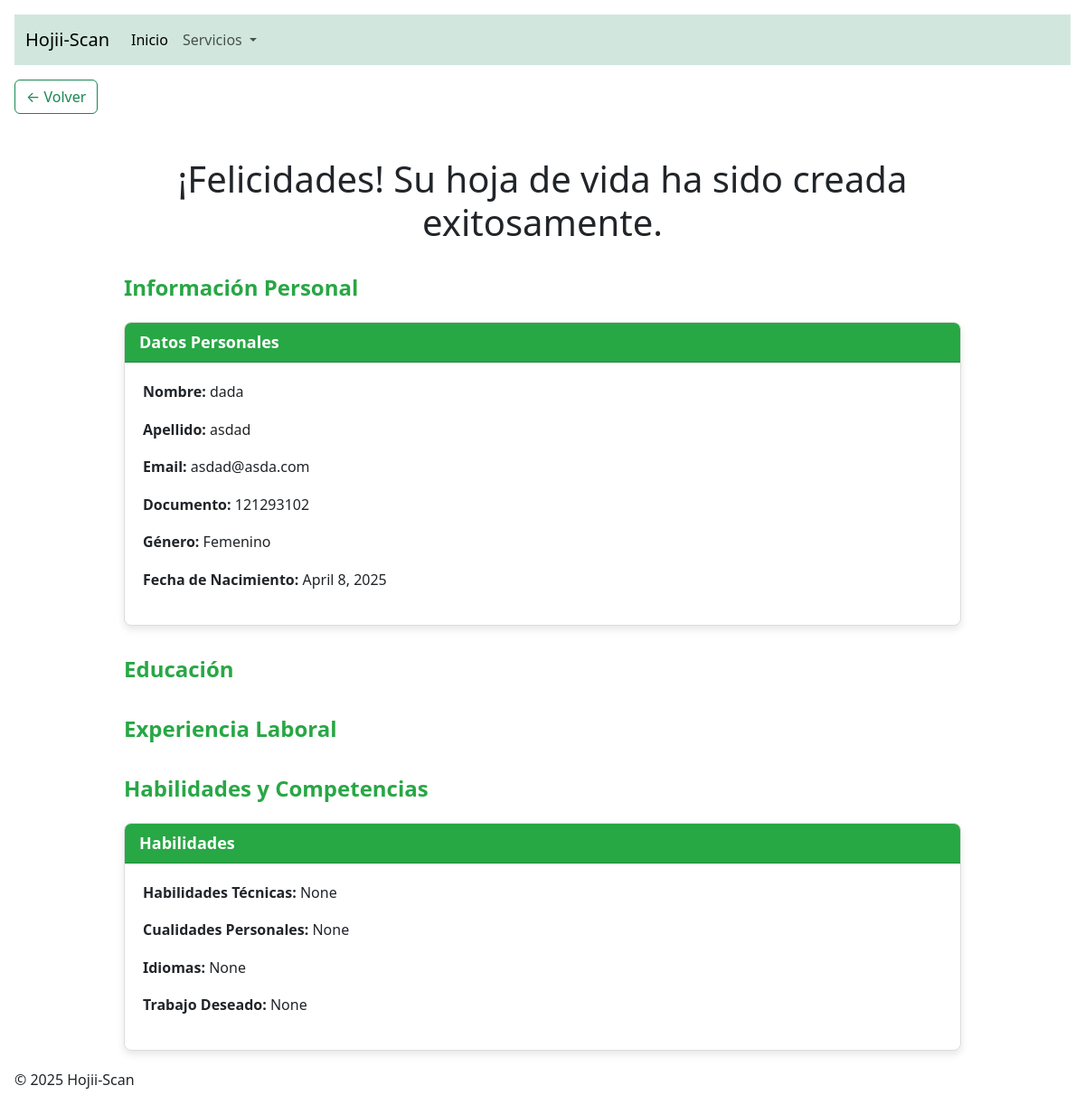
The page /cv/hoja_vida/121293102/ on the database its author committed.
### cv_forms/models.py (models this page shows, shortened)
class PersonalInfo(models.Model):
    GENERO_OPCIONES = [
        ('M', 'Masculino'),
        ('F', 'Femenino'),
        ('NB', 'No Binario'),
        ('O', 'Otro'),
        ('P', 'Prefiero no decirlo'),
    ]
    nombre = models.CharField(max_length=100)
    apellido = models.CharField(max_length=100)
    email = models.EmailField()
    documento = models.CharField(max_length=20, unique=True)
    genero = models.CharField(max_length=2, choices=GENERO_OPCIONES, default='P')
    fecha_nacimiento = models.DateField(null=True, blank=True)

class HabilidadesCompetencias(models.Model):
    personal_info = models.OneToOneField('PersonalInfo', on_delete=models.CASCADE, related_name='habilidades')
    habilidades_tecnicas = models.TextField(blank=True, null=True, help_text="Ejemplo: Python, SQL, Redes")
    cualidades_personales = models.TextField(blank=True, null=True, help_text="Ejemplo: Responsable, puntual, trabajo en equipo")
    idiomas = models.TextField(blank=True, null=True, help_text="Ejemplo: Español nativo, Inglés B1")
    trabajo_deseado = models.CharField(max_length=255, blank=True, null=True, help_text="Ejemplo: Busco empleo como desarrollador backend en tecnología Python")

### cv_forms/views.py (the view)
# urls.py: path('hoja_vida/<str:documento>/', hoja_vida, name='hoja_vida'),
def hoja_vida(request, documento):
    personal_info = get_object_or_404(PersonalInfo, documento=documento)
    return render(request, 'hoja_vida.html', {'personal_info': personal_info})

### cv_forms/templates/hoja_vida.html (shortened to what this page needs)
{% extends 'base.html' %}
{% load static %}
{% block content %}
<head>
    <link href="https://cdn.jsdelivr.net/npm/bootstrap@5.3.0/dist/css/bootstrap.min.css" rel="stylesheet">
</head>
<body>
    <div class="container mt-5">
        <div class="row justify-content-center">
            <div class="col-md-10">
                <h1 class="text-center mb-4">¡Felicidades! Su hoja de vida ha sido creada exitosamente.</h1>
                <div class="section-title">Información Personal</div>
                <div class="card">
                    <div class="card-header">Datos Personales</div>
                    <div class="card-body">
                        <p><strong>Nombre:</strong> {{ personal_info.nombre }}</p>
                        <p><strong>Apellido:</strong> {{ personal_info.apellido }}</p>
                        <p><strong>Email:</strong> {{ personal_info.email }}</p>
                        <p><strong>Documento:</strong> {{ personal_info.documento }}</p>
                        <p><strong>Género:</strong> {{ personal_info.get_genero_display }}</p>
                        <p><strong>Fecha de Nacimiento:</strong> {{ personal_info.fecha_nacimiento }}</p>
                    </div>
                </div>
                <div class="section-title">Educación</div>
                <div class="section-title">Experiencia Laboral</div>
                <div class="section-title">Habilidades y Competencias</div>
                <div class="card">
                    <div class="card-header">Habilidades</div>
                    <div class="card-body">
                        <p><strong>Habilidades Técnicas:</strong> {{ personal_info.habilidades.habilidades_tecnicas }}</p>
                        <p><strong>Cualidades Personales:</strong> {{ personal_info.habilidades.cualidades_personales }}</p>
                        <p><strong>Idiomas:</strong> {{ personal_info.habilidades.idiomas }}</p>
                        <p><strong>Trabajo Deseado:</strong> {{ personal_info.habilidades.trabajo_deseado }}</p>
                    </div>
                </div>
            </div>
        </div>
    </div>
</body>
</html>
{% endblock %}

### static/css/estilos.css (style rules this page uses)
body { font-family: 'Segoe UI', Tahoma, Geneva, Verdana, sans-serif; text-align: center; background-color: #f5f5f5; padding: 40px 20px; }
.container { max-width: 960px; margin: 0 auto; padding: 0 20px; }
h1 { font-size: 36px; color: #042C5C; font-weight: 700; margin: 24px 0 24px; }
.card { background-color: #ffffff; border: 1px solid #e2e2e2; border-radius: 10px; margin-bottom: 30px; box-shadow: 0 4px 12px rgba(0, 0, 0, 0.06); overflow: hidden; text-align: left; }
.card-header { background-color: #28a745; color: white; font-weight: 700; padding: 15px 20px; font-size: 18px; }
.card-body { padding: 25px 30px; line-height: 1.6; color: #333; }
.section-title { font-size: 26px; color: #28a745; font-weight: 700; margin: 60px 0 30px; }

### cv_forms/templates/hoja_vida.html (style rules this page uses)
.card { margin-bottom: 20px; border: 1px solid #ddd; border-radius: 8px; box-shadow: 0 4px 8px rgba(0, 0, 0, 0.1); }
.card-header { background-color: #28a745; color: white; font-weight: bold; }
.card-body { padding: 20px; }
.section-title { margin-top: 30px; margin-bottom: 20px; font-size: 24px; font-weight: bold; color: #28a745; }

### rows shown on the page
PersonalInfo: nombre "dada", apellido "asdad", email "asdad@asda.com", documento "121293102", genero "Femenino", fecha_nacimiento "April 8, 2025", habilidades.habilidades_tecnicas "None", habilidades.cualidades_personales "None", habilidades.idiomas "None", habilidades.trabajo_deseado "None"
